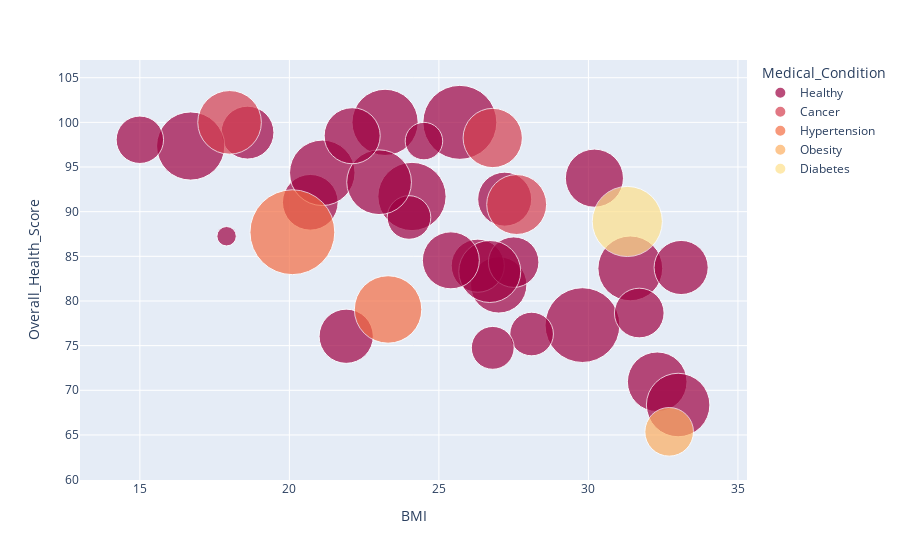

The notebook cell this image was saved under:
### Markdown cell above
### 1. **IMC > 30, Dieta poco saludable, No realiza actividad física**  
- Podría revelar una conexión clara con **diabetes tipo 2**, **síndrome metabólico** y **enfermedades articulares**.  
- **Idea:** Analizar si el sedentarismo y la dieta son los principales factores desencadenantes o si el IMC alto es el factor dominante.

### Code cell
md_r_sample = md.sample(n=50,random_state=1).dropna(subset=["Income","Physical_Activity","BMI","Diet_Quality","Overall_Health_Score"])
fig = px.scatter(
    md_r_sample.query("Physical_Activity == 'Low' | BMI > 30 | Diet_Quality == 'Poor'"), 
    x="BMI", 
    y="Overall_Health_Score", 
    color="Medical_Condition",
    hover_name="Medical_Condition", 
    size="Income", 
    size_max=60,
    color_discrete_sequence=px.colors.diverging.Spectral
)

fig.show()

### Figure 1 — Plotly figure (JSON) as saved in the notebook; plotly's stock layout.template omitted (floating-point values rounded to 4 significant figures)
{"data": [{"hovertemplate": "<b>%{hovertext}</b><br><br>Medical_Condition=Healthy<br>BMI=%{x}<br>Overall_Health_Score=%{y}<br>Income=%{marker.size}<extra></extra>", "hovertext": ["Healthy", "Healthy", "Healthy", "Healthy", "Healthy", "Healthy", "Healthy", "Healthy", "Healthy", "Healthy", "Healthy", "Healthy", "Healthy", "Healthy", "Healthy", "Healthy", "Healthy", "Healthy", "Healthy", "Healthy", "Healthy", "Healthy", "Healthy", "Healthy", "Healthy", "Healthy", "Healthy", "Healthy", "Healthy"], "legendgroup": "Healthy", "marker": {"color": "rgb(158,1,66)", "size": [61480.0, 81900.0, 27850.0, 5520.0, 68200.0, 80110.0, 46440.0, 36090.0, 40900.0, 52040.0, 27840.0, 42650.0, 45420.0, 64130.0, 68030.0, 59060.0, 20620.0, 41300.0, 37320.0, 62730.0, 49420.0, 61300.0, 56260.0, 42860.0, 32910.0, 43000.0, 47510.0, 26890.0, 45990.0], "sizemode": "area", "sizeref": 29.27, "symbol": "circle"}, "mode": "markers", "name": "Healthy", "orientation": "v", "showlegend": true, "type": "scatter", "x": [31.4, 29.8, 28.1, 17.9, 24.1, 25.7, 27, 31.7, 18.6, 32.3, 24, 27.2, 20.7, 23.2, 16.7, 33, 24.5, 26.3, 27.5, 21.1, 30.2, 23, 26.7, 33.1, 15, 21.9, 25.4, 26.8, 22.1], "xaxis": "x", "y": [83.65, 77.3, 76.3, 87.25, 91.7, 100, 81.8, 78.65, 98.85, 70.95, 89.35, 91.4, 91.05, 100, 97.35, 68.35, 97.9, 83.95, 84.35, 94.35, 93.75, 93.3, 83.3, 83.75, 98.05, 76.05, 84.55, 74.75, 98.5], "yaxis": "y"}, {"hovertemplate": "<b>%{hovertext}</b><br><br>Medical_Condition=Cancer<br>BMI=%{x}<br>Overall_Health_Score=%{y}<br>Income=%{marker.size}<extra></extra>", "hovertext": ["Cancer", "Cancer", "Cancer"], "legendgroup": "Cancer", "marker": {"color": "rgb(213,62,79)", "size": [52520.0, 59230.0, 51430.0], "sizemode": "area", "sizeref": 29.27, "symbol": "circle"}, "mode": "markers", "name": "Cancer", "orientation": "v", "showlegend": true, "type": "scatter", "x": [27.6, 18, 26.8], "xaxis": "x", "y": [90.8, 100, 98.25], "yaxis": "y"}, {"hovertemplate": "<b>%{hovertext}</b><br><br>Medical_Condition=Hypertension<br>BMI=%{x}<br>Overall_Health_Score=%{y}<br>Income=%{marker.size}<extra></extra>", "hovertext": ["Hypertension", "Hypertension"], "legendgroup": "Hypertension", "marker": {"color": "rgb(244,109,67)", "size": [105400.0, 66590.0], "sizemode": "area", "sizeref": 29.27, "symbol": "circle"}, "mode": "markers", "name": "Hypertension", "orientation": "v", "showlegend": true, "type": "scatter", "x": [20.1, 23.3], "xaxis": "x", "y": [87.7, 79.05], "yaxis": "y"}, {"hovertemplate": "<b>%{hovertext}</b><br><br>Medical_Condition=Obesity<br>BMI=%{x}<br>Overall_Health_Score=%{y}<br>Income=%{marker.size}<extra></extra>", "hovertext": ["Obesity"], "legendgroup": "Obesity", "marker": {"color": "rgb(253,174,97)", "size": [34610.0], "sizemode": "area", "sizeref": 29.27, "symbol": "circle"}, "mode": "markers", "name": "Obesity", "orientation": "v", "showlegend": true, "type": "scatter", "x": [32.7], "xaxis": "x", "y": [65.35], "yaxis": "y"}, {"hovertemplate": "<b>%{hovertext}</b><br><br>Medical_Condition=Diabetes<br>BMI=%{x}<br>Overall_Health_Score=%{y}<br>Income=%{marker.size}<extra></extra>", "hovertext": ["Diabetes"], "legendgroup": "Diabetes", "marker": {"color": "rgb(254,224,139)", "size": [71990.0], "sizemode": "area", "sizeref": 29.27, "symbol": "circle"}, "mode": "markers", "name": "Diabetes", "orientation": "v", "showlegend": true, "type": "scatter", "x": [31.3], "xaxis": "x", "y": [88.9], "yaxis": "y"}], "layout": {"legend": {"itemsizing": "constant", "title": {"text": "Medical_Condition"}, "tracegroupgap": 0}, "margin": {"t": 60}, "xaxis": {"anchor": "y", "domain": [0, 1], "title": {"text": "BMI"}}, "yaxis": {"anchor": "x", "domain": [0, 1], "title": {"text": "Overall_Health_Score"}}}}
